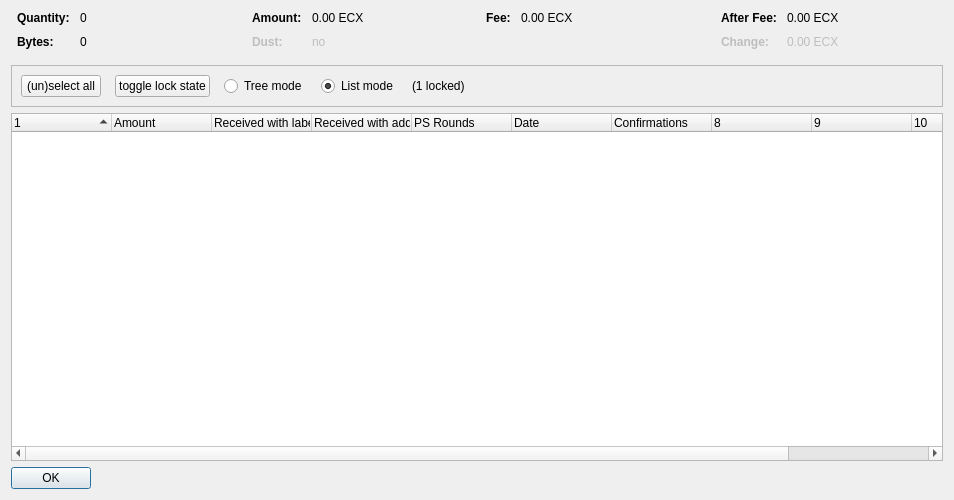
<?xml version="1.0" encoding="UTF-8"?>
<ui version="4.0">
 <class>CoinControlDialog</class>
 <widget class="QDialog" name="CoinControlDialog">
  <property name="geometry">
   <rect>
    <x>0</x>
    <y>0</y>
    <width>954</width>
    <height>500</height>
   </rect>
  </property>
  <property name="windowTitle">
   <string>Coin Selection</string>
  </property>
  <layout class="QVBoxLayout" name="verticalLayout">
   <item>
    <layout class="QHBoxLayout" name="horizontalLayoutTop" stretch="0,0,0,0">
     <property name="topMargin">
      <number>0</number>
     </property>
     <property name="bottomMargin">
      <number>10</number>
     </property>
     <item>
      <layout class="QFormLayout" name="formLayoutCoinControl1">
       <property name="horizontalSpacing">
        <number>10</number>
       </property>
       <property name="verticalSpacing">
        <number>10</number>
       </property>
       <property name="leftMargin">
        <number>6</number>
       </property>
       <property name="rightMargin">
        <number>6</number>
       </property>
       <item row="0" column="0">
        <widget class="QLabel" name="labelCoinControlQuantityText">
         <property name="font">
          <font>
           <weight>75</weight>
           <bold>true</bold>
          </font>
         </property>
         <property name="text">
          <string>Quantity:</string>
         </property>
        </widget>
       </item>
       <item row="0" column="1">
        <widget class="QLabel" name="labelCoinControlQuantity">
         <property name="cursor">
          <cursorShape>IBeamCursor</cursorShape>
         </property>
         <property name="contextMenuPolicy">
          <enum>Qt::ActionsContextMenu</enum>
         </property>
         <property name="text">
          <string notr="true">0</string>
         </property>
         <property name="textInteractionFlags">
          <set>Qt::LinksAccessibleByMouse|Qt::TextSelectableByKeyboard|Qt::TextSelectableByMouse</set>
         </property>
        </widget>
       </item>
       <item row="1" column="0">
        <widget class="QLabel" name="labelCoinControlBytesText">
         <property name="font">
          <font>
           <weight>75</weight>
           <bold>true</bold>
          </font>
         </property>
         <property name="text">
          <string>Bytes:</string>
         </property>
        </widget>
       </item>
       <item row="1" column="1">
        <widget class="QLabel" name="labelCoinControlBytes">
         <property name="cursor">
          <cursorShape>IBeamCursor</cursorShape>
         </property>
         <property name="contextMenuPolicy">
          <enum>Qt::ActionsContextMenu</enum>
         </property>
         <property name="text">
          <string notr="true">0</string>
         </property>
         <property name="textInteractionFlags">
          <set>Qt::LinksAccessibleByMouse|Qt::TextSelectableByKeyboard|Qt::TextSelectableByMouse</set>
         </property>
        </widget>
       </item>
      </layout>
     </item>
     <item>
      <layout class="QFormLayout" name="formLayoutCoinControl2">
       <property name="horizontalSpacing">
        <number>10</number>
       </property>
       <property name="verticalSpacing">
        <number>10</number>
       </property>
       <property name="leftMargin">
        <number>6</number>
       </property>
       <property name="rightMargin">
        <number>6</number>
       </property>
       <item row="0" column="0">
        <widget class="QLabel" name="labelCoinControlAmountText">
         <property name="font">
          <font>
           <weight>75</weight>
           <bold>true</bold>
          </font>
         </property>
         <property name="text">
          <string>Amount:</string>
         </property>
        </widget>
       </item>
       <item row="0" column="1">
        <widget class="QLabel" name="labelCoinControlAmount">
         <property name="cursor">
          <cursorShape>IBeamCursor</cursorShape>
         </property>
         <property name="contextMenuPolicy">
          <enum>Qt::ActionsContextMenu</enum>
         </property>
         <property name="text">
          <string notr="true">0.00 ECX</string>
         </property>
         <property name="textInteractionFlags">
          <set>Qt::LinksAccessibleByMouse|Qt::TextSelectableByKeyboard|Qt::TextSelectableByMouse</set>
         </property>
        </widget>
       </item>
       <item row="1" column="0">
        <widget class="QLabel" name="labelCoinControlLowOutputText">
         <property name="enabled">
          <bool>false</bool>
         </property>
         <property name="font">
          <font>
           <weight>75</weight>
           <bold>true</bold>
          </font>
         </property>
         <property name="text">
          <string>Dust:</string>
         </property>
        </widget>
       </item>
       <item row="1" column="1">
        <widget class="QLabel" name="labelCoinControlLowOutput">
         <property name="enabled">
          <bool>false</bool>
         </property>
         <property name="cursor">
          <cursorShape>IBeamCursor</cursorShape>
         </property>
         <property name="contextMenuPolicy">
          <enum>Qt::ActionsContextMenu</enum>
         </property>
         <property name="text">
          <string notr="true">no</string>
         </property>
         <property name="textInteractionFlags">
          <set>Qt::LinksAccessibleByMouse|Qt::TextSelectableByKeyboard|Qt::TextSelectableByMouse</set>
         </property>
        </widget>
       </item>
      </layout>
     </item>
     <item>
      <layout class="QFormLayout" name="formLayoutCoinControl3">
       <property name="horizontalSpacing">
        <number>10</number>
       </property>
       <property name="verticalSpacing">
        <number>10</number>
       </property>
       <property name="leftMargin">
        <number>6</number>
       </property>
       <property name="rightMargin">
        <number>6</number>
       </property>
       <item row="0" column="0">
        <widget class="QLabel" name="labelCoinControlFeeText">
         <property name="font">
          <font>
           <weight>75</weight>
           <bold>true</bold>
          </font>
         </property>
         <property name="text">
          <string>Fee:</string>
         </property>
        </widget>
       </item>
       <item row="0" column="1">
        <widget class="QLabel" name="labelCoinControlFee">
         <property name="cursor">
          <cursorShape>IBeamCursor</cursorShape>
         </property>
         <property name="contextMenuPolicy">
          <enum>Qt::ActionsContextMenu</enum>
         </property>
         <property name="text">
          <string notr="true">0.00 ECX</string>
         </property>
         <property name="textInteractionFlags">
          <set>Qt::LinksAccessibleByMouse|Qt::TextSelectableByKeyboard|Qt::TextSelectableByMouse</set>
         </property>
        </widget>
       </item>
      </layout>
     </item>
     <item>
      <layout class="QFormLayout" name="formLayoutCoinControl4">
       <property name="horizontalSpacing">
        <number>10</number>
       </property>
       <property name="verticalSpacing">
        <number>10</number>
       </property>
       <property name="leftMargin">
        <number>6</number>
       </property>
       <property name="rightMargin">
        <number>6</number>
       </property>
       <item row="0" column="0">
        <widget class="QLabel" name="labelCoinControlAfterFeeText">
         <property name="font">
          <font>
           <weight>75</weight>
           <bold>true</bold>
          </font>
         </property>
         <property name="text">
          <string>After Fee:</string>
         </property>
        </widget>
       </item>
       <item row="0" column="1">
        <widget class="QLabel" name="labelCoinControlAfterFee">
         <property name="cursor">
          <cursorShape>IBeamCursor</cursorShape>
         </property>
         <property name="contextMenuPolicy">
          <enum>Qt::ActionsContextMenu</enum>
         </property>
         <property name="text">
          <string notr="true">0.00 ECX</string>
         </property>
         <property name="textInteractionFlags">
          <set>Qt::LinksAccessibleByMouse|Qt::TextSelectableByKeyboard|Qt::TextSelectableByMouse</set>
         </property>
        </widget>
       </item>
       <item row="1" column="0">
        <widget class="QLabel" name="labelCoinControlChangeText">
         <property name="enabled">
          <bool>false</bool>
         </property>
         <property name="font">
          <font>
           <weight>75</weight>
           <bold>true</bold>
          </font>
         </property>
         <property name="text">
          <string>Change:</string>
         </property>
        </widget>
       </item>
       <item row="1" column="1">
        <widget class="QLabel" name="labelCoinControlChange">
         <property name="enabled">
          <bool>false</bool>
         </property>
         <property name="cursor">
          <cursorShape>IBeamCursor</cursorShape>
         </property>
         <property name="contextMenuPolicy">
          <enum>Qt::ActionsContextMenu</enum>
         </property>
         <property name="text">
          <string notr="true">0.00 ECX</string>
         </property>
         <property name="textInteractionFlags">
          <set>Qt::LinksAccessibleByMouse|Qt::TextSelectableByKeyboard|Qt::TextSelectableByMouse</set>
         </property>
        </widget>
       </item>
      </layout>
     </item>
    </layout>
   </item>
   <item>
    <widget class="QFrame" name="frame">
     <property name="minimumSize">
      <size>
       <width>0</width>
       <height>40</height>
      </size>
     </property>
     <property name="frameShape">
      <enum>QFrame::StyledPanel</enum>
     </property>
     <property name="frameShadow">
      <enum>QFrame::Sunken</enum>
     </property>
     <layout class="QHBoxLayout" name="horizontalLayout">
      <item>
       <layout class="QHBoxLayout" name="horizontalLayoutPanel" stretch="0,0,0,0,0,0">
        <property name="spacing">
         <number>14</number>
        </property>
        <item>
         <widget class="QPushButton" name="pushButtonSelectAll">
          <property name="sizePolicy">
           <sizepolicy hsizetype="Maximum" vsizetype="Fixed">
            <horstretch>0</horstretch>
            <verstretch>0</verstretch>
           </sizepolicy>
          </property>
          <property name="text">
           <string>(un)select all</string>
          </property>
          <property name="autoDefault">
           <bool>false</bool>
          </property>
         </widget>
        </item>
        <item>
         <widget class="QPushButton" name="pushButtonToggleLock">
          <property name="sizePolicy">
           <sizepolicy hsizetype="Maximum" vsizetype="Fixed">
            <horstretch>0</horstretch>
            <verstretch>0</verstretch>
           </sizepolicy>
          </property>
          <property name="text">
           <string>toggle lock state</string>
          </property>
          <property name="autoDefault">
           <bool>false</bool>
          </property>
         </widget>
        </item>
        <item>
         <widget class="QRadioButton" name="radioTreeMode">
          <property name="sizePolicy">
           <sizepolicy hsizetype="Maximum" vsizetype="Fixed">
            <horstretch>0</horstretch>
            <verstretch>0</verstretch>
           </sizepolicy>
          </property>
          <property name="text">
           <string>Tree mode</string>
          </property>
         </widget>
        </item>
        <item>
         <widget class="QRadioButton" name="radioListMode">
          <property name="sizePolicy">
           <sizepolicy hsizetype="Maximum" vsizetype="Fixed">
            <horstretch>0</horstretch>
            <verstretch>0</verstretch>
           </sizepolicy>
          </property>
          <property name="text">
           <string>List mode</string>
          </property>
          <property name="checked">
           <bool>true</bool>
          </property>
         </widget>
        </item>
        <item>
         <widget class="QLabel" name="labelLocked">
          <property name="text">
           <string>(1 locked)</string>
          </property>
         </widget>
        </item>
        <item>
         <spacer name="horizontalSpacer">
          <property name="orientation">
           <enum>Qt::Horizontal</enum>
          </property>
          <property name="sizeHint" stdset="0">
           <size>
            <width>40</width>
            <height>20</height>
           </size>
          </property>
         </spacer>
        </item>
       </layout>
      </item>
     </layout>
    </widget>
   </item>
   <item>
    <widget class="CoinControlTreeWidget" name="treeWidget">
     <property name="contextMenuPolicy">
      <enum>Qt::CustomContextMenu</enum>
     </property>
     <property name="sortingEnabled">
      <bool>false</bool>
     </property>
     <property name="columnCount">
      <number>11</number>
     </property>
     <attribute name="headerShowSortIndicator" stdset="0">
      <bool>true</bool>
     </attribute>
     <attribute name="headerStretchLastSection">
      <bool>false</bool>
     </attribute>
     <column>
      <property name="text">
       <string/>
      </property>
     </column>
     <column>
      <property name="text">
       <string>Amount</string>
      </property>
     </column>
     <column>
      <property name="text">
       <string>Received with label</string>
      </property>
     </column>
     <column>
      <property name="text">
       <string>Received with address</string>
      </property>
     </column>
     <column>
      <property name="text">
       <string>PS Rounds</string>
      </property>
     </column>
     <column>
      <property name="text">
       <string>Date</string>
      </property>
     </column>
     <column>
      <property name="text">
       <string>Confirmations</string>
      </property>
      <property name="toolTip">
       <string>Confirmed</string>
      </property>
     </column>
     <column>
      <property name="text">
       <string/>
      </property>
     </column>
     <column>
      <property name="text">
       <string/>
      </property>
     </column>
     <column>
      <property name="text">
       <string/>
      </property>
     </column>
     <column>
      <property name="text">
       <string/>
      </property>
     </column>
    </widget>
   </item>
   <item>
    <widget class="QDialogButtonBox" name="buttonBox">
     <property name="sizePolicy">
      <sizepolicy hsizetype="Maximum" vsizetype="Fixed">
       <horstretch>0</horstretch>
       <verstretch>0</verstretch>
      </sizepolicy>
     </property>
     <property name="orientation">
      <enum>Qt::Horizontal</enum>
     </property>
     <property name="standardButtons">
      <set>QDialogButtonBox::Ok</set>
     </property>
    </widget>
   </item>
  </layout>
 </widget>
 <customwidgets>
  <customwidget>
   <class>CoinControlTreeWidget</class>
   <extends>QTreeWidget</extends>
   <header>coincontroltreewidget.h</header>
  </customwidget>
 </customwidgets>
 <resources/>
 <connections/>
</ui>
